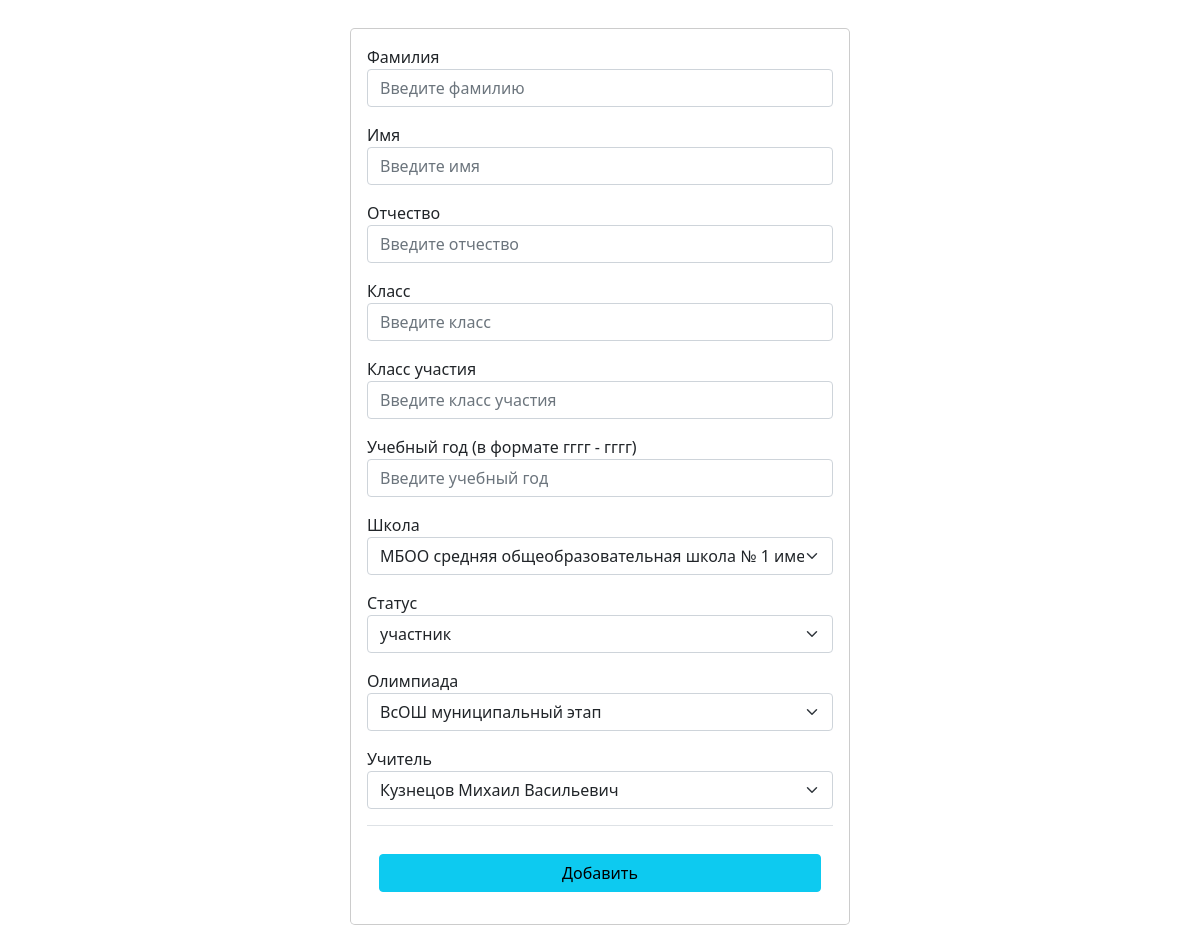
Page /students/add (signed in) on the committed database.
### data/schools.py (models this page shows)
class School(SqlAlchemyBase):
    __tablename__ = 'schools'
    id = sqlalchemy.Column(sqlalchemy.Integer, primary_key=True, autoincrement=True, unique=True)
    name = sqlalchemy.Column(sqlalchemy.String, nullable=False, unique=True)
    users = orm.relationship("User", back_populates='school')
    students = orm.relationship("Student", back_populates='school')

### data/olympiads.py (models this page shows)
class Olympiad(SqlAlchemyBase):
    __tablename__ = 'olympiads'
    id = sqlalchemy.Column(sqlalchemy.Integer, primary_key=True, autoincrement=True, unique=True)
    name = sqlalchemy.Column(sqlalchemy.String, nullable=False)
    level_id = sqlalchemy.Column(sqlalchemy.Integer, sqlalchemy.ForeignKey("levels.id"), nullable=False)
    level = orm.relationship("Level")
    students = orm.relationship("Student", back_populates='olympiad')

### main.py (the view, shortened to what this page needs)
@app.route('/students/add', methods=['GET', 'POST'])
@login_required
def add():
    surname = ''
    name = ''
    patronymic = ''
    class_writing = ''
    class_take = ''
    year = ''
    db_sess = db_session.create_session()
    if current_user.admin:
        res1 = db_sess.query(School.name).all()
        res3 = db_sess.query(User.surname, User.name, User.patronymic).all()
    else:
        res1 = [(current_user.school.name,)]
        res3 = [(f'{current_user.surname} {current_user.name} {current_user.patronymic}',)]
    res2 = db_sess.query(Olympiad.name).all()
    for i in range(len(res3)):
        res3[i] = (' '.join(list(res3[i])),)
    return render_template('Addform.html', surname=surname, name=name, patronymic=patronymic, class_writing=class_writing,
                           class_take=class_take, year=year, title='Добавление', sch=res1, stat=['участник', 'призёр', 'победитель'], olim=res2, teach=res3)

### data/db_session.py (called while the page is built)
def create_session() -> Session:
    global __factory
    return __factory()

### main.py (called while the page is built)
@login_manager.user_loader
def load_user(id):
    db_sess = db_session.create_session()
    return db_sess.query(User).get(id)

### templates/Addform.html (shortened to what this page needs)
<!DOCTYPE html>
<html lang="ru">
<head>
    <link rel="stylesheet" href="https://cdn.jsdelivr.net/npm/bootstrap@5.0.0-beta1/dist/css/bootstrap.min.css"
>
</head>
<body>
    <div class="modal-dialog modal-dialog-centered">
        <div class="modal-content">
            <form action="" method="post">
                <div class="modal-body">
                    <div class="mb-3">
                        <label for="Username">Фамилия</label>
                        <input type="text" name="surname" value="{{surname}}" class="form-control" id="Username"
                            placeholder="Введите фамилию" required>
                    </div>
                    <div class="mb-3">
                        <label for="Username">Имя</label>
                        <input type="text" name="name" value="{{name}}" class="form-control" id="Username"
                            placeholder="Введите имя" required>
                    </div>
                    <div class="mb-3">
                        <label for="Username">Отчество</label>
                        <input type="text" name="patronymic" value="{{patronymic}}" class="form-control" id="Username"
                            placeholder="Введите отчество" required>
                    </div>
                    <div class="mb-3">
                        <label for="Username">Класс</label>
                        <input type="text" name="class_writing" value="{{class_writing}}" class="form-control"
                            id="Username" placeholder="Введите класс" required>
                    </div>
                    <div class="mb-3">
                        <label for="Username">Класс участия</label>
                        <input type="text" name="class_take" value="{{class_take}}" class="form-control" id="Username"
                            placeholder="Введите класс участия" required>
                    </div>
<div class="mb-3">
                        <label for="Username">Учебный год (в формате гггг - гггг)</label>
                        <input type="text" name="year" value="{{year}}" class="form-control" id="Username"
                            placeholder="Введите учебный год" required>
                    </div>
                    <div class="mb-3">
                        <label for="Username">Школа</label>
                        <select class="form-select" aria-label="Default select example" name="schools">
                            <option selected>{{sch[0][0]}}</option>
                        </select>
                    </div>
                    <div class="mb-3">
                        <label for="Username">Статус</label>
                        <select class="form-select" value={{username}} aria-label="Default select example"
                            name="status">
                            <option selected>{{stat[0]}}</option>
                        </select>
                    </div>
                    <div class="mb-3">
                        <label for="Password">Олимпиада</label>
                        <select class="form-select" aria-label="Default select example" name="olympiads">
                            <option selected>{{olim[0][0]}}</option>
                        </select>
                    </div>
                    <div class="mb-3">
                        <label for="Username">Учитель</label>
                        <select class="form-select" aria-label="Default select example" name="teachers">
                            <option selected>{{teach[0][0]}}</option>
                        </select>
                    </div>
                    <div class="modal-footer pt-4">
                        <button type="submit" class="btn btn-info mx-auto w-100">Добавить</button>
                    </div>
                </div>
            </form>
        </div>
    </div>
</body>
</html>

### rows in the picture
School: schools "МБОО средняя общеобразовательная школа № 1 имени Героя Советского Союза И.И. Иванова г.о. Фрязино"
Olympiad: olympiads "ВсОШ муниципальный этап"

### other values in the picture
form field status "участник"
form field teachers "Кузнецов Михаил Васильевич"
